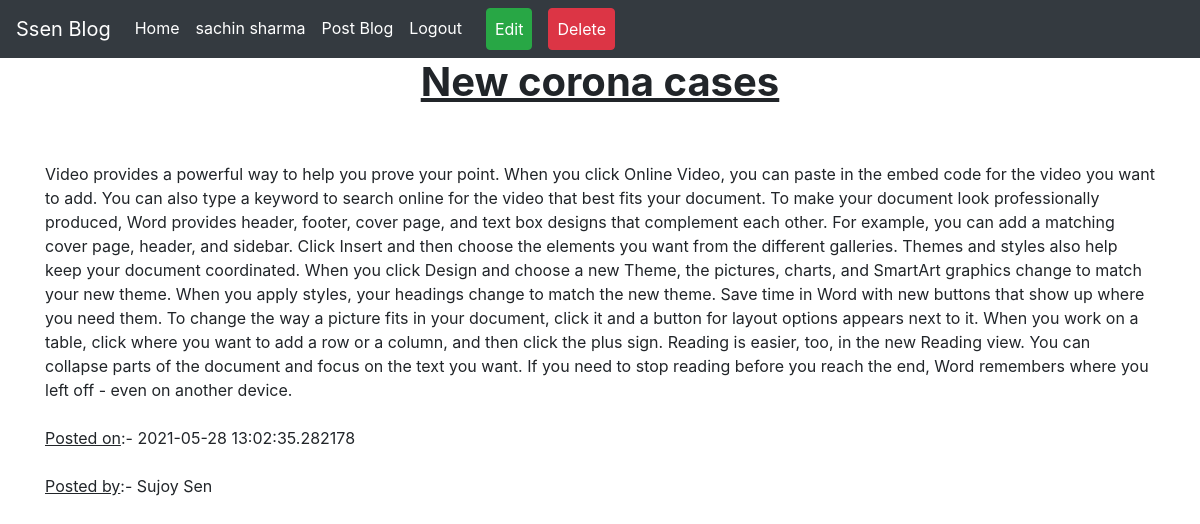
Screenshot of /blog_detail/1 (signed in) with the database file from the repository.
### app.py (models this page shows, shortened)
class User(UserMixin,db.Model):
    id = db.Column(db.Integer, primary_key=True)
    username = db.Column(db.String(80), unique=True, nullable=False)
    email = db.Column(db.String(120), unique=True, nullable=False)
    fname = db.Column(db.String(120), nullable=False)
    lname = db.Column(db.String(120), nullable=False)
    password = db.Column(db.String(120), nullable=False)

class Blog(db.Model):
    blog_id = db.Column(db.Integer, primary_key=True)
    title = db.Column(db.String(80), nullable=False)
    author = db.Column(db.String(50), nullable=False)
    content = db.Column(db.Text(), nullable=False)
    pub_date = db.Column(db.DateTime(), nullable=False, default=datetime.utcnow)

### app.py (the view)
@app.route('/blog_detail/<int:id>', methods=['GET','POST'])
def blogdetail(id):
    blog = Blog.query.get(id)
    return render_template('blog_detail.html',blog=blog)

### app.py (called while the page is built)
@login_manager.user_loader
def load_user(user_id):
    return User.query.get(int(user_id))

### templates/blog_detail.html (shortened to what this page needs)
<!doctype html>
<html lang="en">
  <head>
    <link rel="stylesheet" href="https://cdn.jsdelivr.net/npm/bootstrap@4.5.3/dist/css/bootstrap.min.css">
</head>
<body>
    <nav class="navbar navbar-expand-lg navbar-dark bg-dark">
        <a class="navbar-brand" href="/">Ssen Blog</a>
        <div class="collapse navbar-collapse" id="navbarSupportedContent">
          <ul class="navbar-nav mr-auto">
            <li class="nav-item active">
              <a class="nav-link" href="/">Home <span class="sr-only">(current)</span></a>
            </li>
            {% if current_user.is_authenticated %}
            <li class="nav-item active">
              <a class="nav-link" href=" ">{{current_user.username}}</a>
            </li>
            <li class="nav-item active">
              <a class="nav-link" href="/blogpost">Post Blog</a>
            </li>
            <li class="nav-item active">
              <a class="nav-link" href="/logout">Logout</a>
            </li>
            <li class="nav-item active">
              <a class="nav-link btn btn-success mx-3" href="/edit/{{blog.blog_id}}">Edit</a>
            </li>
            <li class="nav-item active">
              <a class="nav-link btn btn-danger" href="/delete/{{blog.blog_id}}">Delete</a>
            </li>
            {% endif %}
          </ul>
        </div>
      </nav>
      <div class="container">
    <h1 style="text-align: center;"><b><u>{{blog.title}}</u></b></h1><br><br>
    {{blog.content}}<br><br>
    <u>Posted on</u>:- {{blog.pub_date}}<br><br>
    <u>Posted by</u>:- {{blog.author}}
</body>
</html>

### rows the page displays
User: username "sachin sharma"
Blog: title "New corona cases", content "Video provides a powerful way to help you prove your point. When you click Online Video, you can paste in the embed code for the video you want to add. You can also type a keyword to search online for the video that best fits your document. To make your document look professionally produced, Word provides header, footer, cover page, and text box designs that complement each other. For example, you can add a matching cover page, header, and sidebar. Click Insert and then choose the elements you want from the different galleries. Themes and styles also help keep your document coordinated. When you click Design and choose a new Theme, the pictures, charts, and SmartArt graphics change to match…", pub_date "2021-05-28 13:02:35.282178", author "Sujoy Sen"
